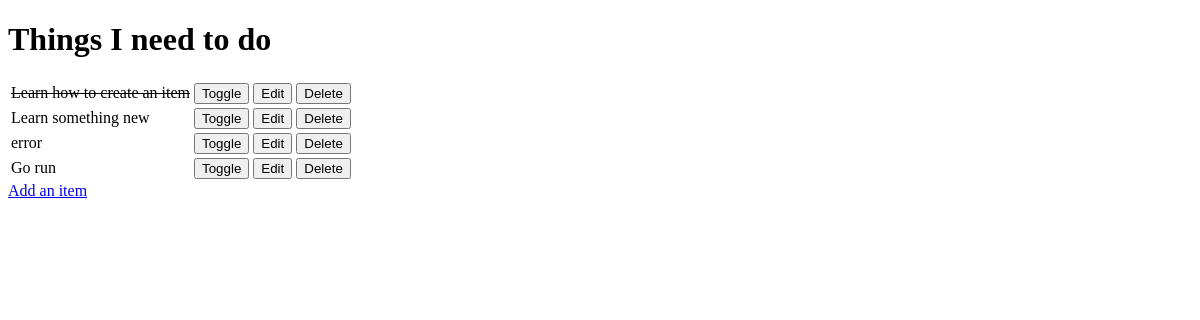
Before: / with the older database file.
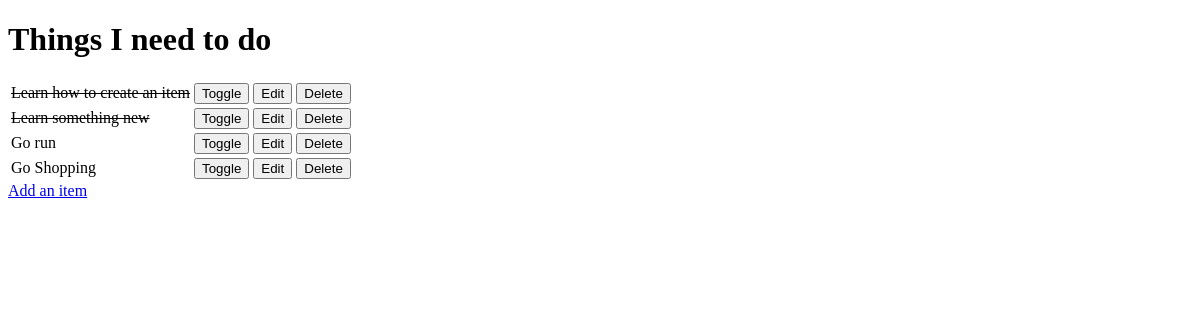
After: the same page with the newer database file.
### todo/models.py (models this page shows, shortened)
class Item(models.Model):
    name = models.CharField(max_length=50, null=False, blank=False)
    done = models.BooleanField(null=False, blank=False, default=False)

### todo/views.py (the view)
# urls.py: path('', views.get_todo_list, name='get_todo_list'),
def get_todo_list(request):
    items = Item.objects.all()
    context = {
        'items': items
    }
    return render(request, "todo/todo_list.html", context)

### todo/templates/todo/todo_list.html (shortened to what this page needs)
<!DOCTYPE html>
<html lang="en">
<head>
</head>
<body>
    <h1>Things I need to do</h1>
    <table>
        {% for item in items %}
        <tr>
        {% if item.done %}
            <td>
                <strike>{{ item.name }}</strike>
            </td>
        {% else %}
            <td>
                {{ item.name }}
            </td>
        {% endif %}
            <td>
                <a href="/toggle/{{ item.id }}">
                    <button>Toggle</button>
                </a>
            </td>
            <td>
                <a href="/edit/{{ item.id }}">
                    <button>Edit</button>
                </a>
            </td>
            <td>
                <a href="/delete/{{ item.id }}">
                    <button>Delete</button>
                </a>
            </td>
        </tr>
    {% empty %}
    <tr>
        <td>
            You have nothing to do.
        </td>
    </tr>
    {% endfor %}
    </table>
    <a href="/add">Add an item</a>
</body>
</html>

Changed rows visible on the page:
removed Item: name "error"
changed Item "Learn something new": done False → True (drawn)
added Item: name "Go Shopping"
